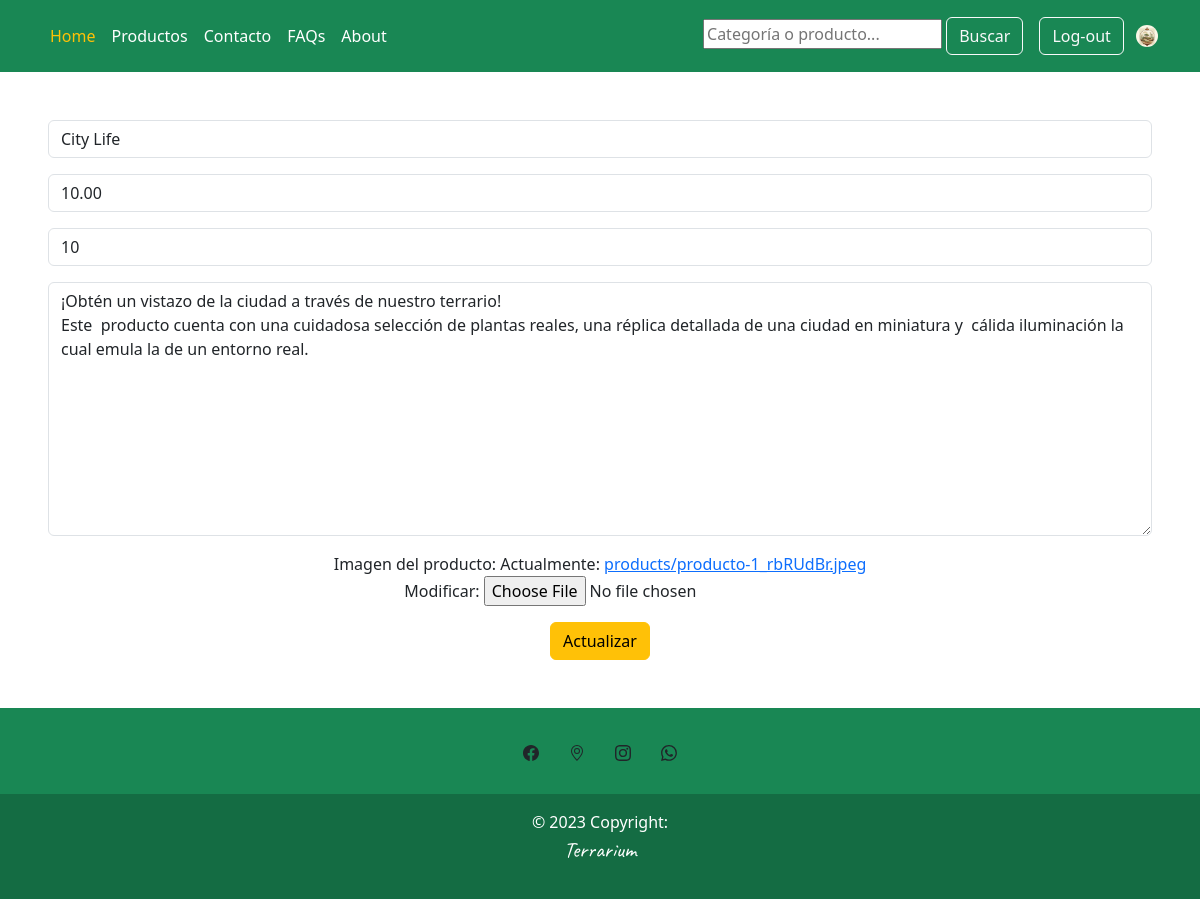
/product/modify/10/ (signed in), run on the app's committed database.
### admin_panel/models.py (models this page shows, shortened)
class Product(models.Model):
    name = models.CharField(max_length=150, verbose_name='Nombre')
    price = models.DecimalField(max_digits=10, decimal_places=2, verbose_name='Precio')
    inventory = models.PositiveIntegerField(verbose_name='Inventario')
    description = models.TextField(null=True, verbose_name='Descripción')
    cover = models.ImageField(upload_to= 'products', verbose_name='Imagen del producto')
    created = models.DateTimeField(auto_now_add=True)
    updated = models.DateTimeField(auto_now=True)
    class Meta:
        verbose_name='Producto'
        verbose_name_plural='Productos'

### admin_panel/views.py (the view, shortened to what this page needs)
# urls.py: path('product/modify/<int:pk>/', views.ProductUpdateView.as_view(), name='product-update'),
class ProductUpdateView(UpdateView):
    model = models.Product
    form_class = forms.ProductForm
    template_name = 'admin_panel/CRUD/product/product_update.html'
    def get_context_data(self, **kwargs):
        context = super().get_context_data(**kwargs)
        context['message'] = "Actualizar"
        return context

### catalog/forms.py
class SearchForm(forms.Form):
    search_query = forms.CharField(
        max_length=100,
        required=False,
        widget=forms.TextInput(attrs={'placeholder': 'Categoría o producto...'}),
        label=''
    )

### admin_panel/forms.py
class ProductForm(forms.ModelForm):
    class Meta:
        model = models.Product
        fields = '__all__'
        widgets = {
        'name': forms.TextInput(attrs={'class': 'form-control', 'placeholder':'Ingrese el nombre del producto:'}),
        'price': forms.NumberInput(attrs={'class': 'form-control', 'placeholder':'Ingrese el precio:'}),
        'inventory': forms.NumberInput(attrs={'class': 'form-control', 'placeholder':'Ingrese el inventario disponible:'}),
        'description': forms.Textarea(attrs={'class': 'form-control', 'placeholder':'Ingrese la descripción:'}),
    }
        labels ={
           'name':'',
           'price':'',
           'inventory':'',
           'description':'',
       }

### store/context_processors.py (called while the page is built)
def search_form(request):
    return {'search_form': SearchForm()}

def avatar(request):
    avatar = None
    if request.user.is_authenticated:
        try:
            profile = Profile.objects.get(user=request.user)
            avatar = profile.avatar.url
        except Profile.DoesNotExist:
            pass
    return {'avatar': avatar}

### admin_panel/templates/admin_panel/CRUD/product/product_update.html (shortened to what this page needs)
{% extends "base.html" %}
{% load static %}
{% block content %}
{% include "custom/custom_form.html" with form=form message=message %}
{% endblock %}

### templates/custom/custom_form.html (shortened to what this page needs)
{% block content %}
  <form method="post" action="" class="m-5 flex-wrap text-center" enctype="multipart/form-data">
    {{ form.as_p}}
    <div class="text-center">
      <button type="submit" action="POST" class="btn btn-warning">{{ message }}</button>
    </div>
  </form>
{% endblock %}

### data on the page
Product: name "City Life", price "10.00", inventory "10", description "¡Obtén un vistazo de la ciudad a través de nuestro terrario! Este producto cuenta con una cuidadosa selección de plantas reales, una réplica detallada de una ciudad en miniatura y cálida iluminación la cual emula la de un entorno real."

### other printed values
{{ message }} "Actualizar"
